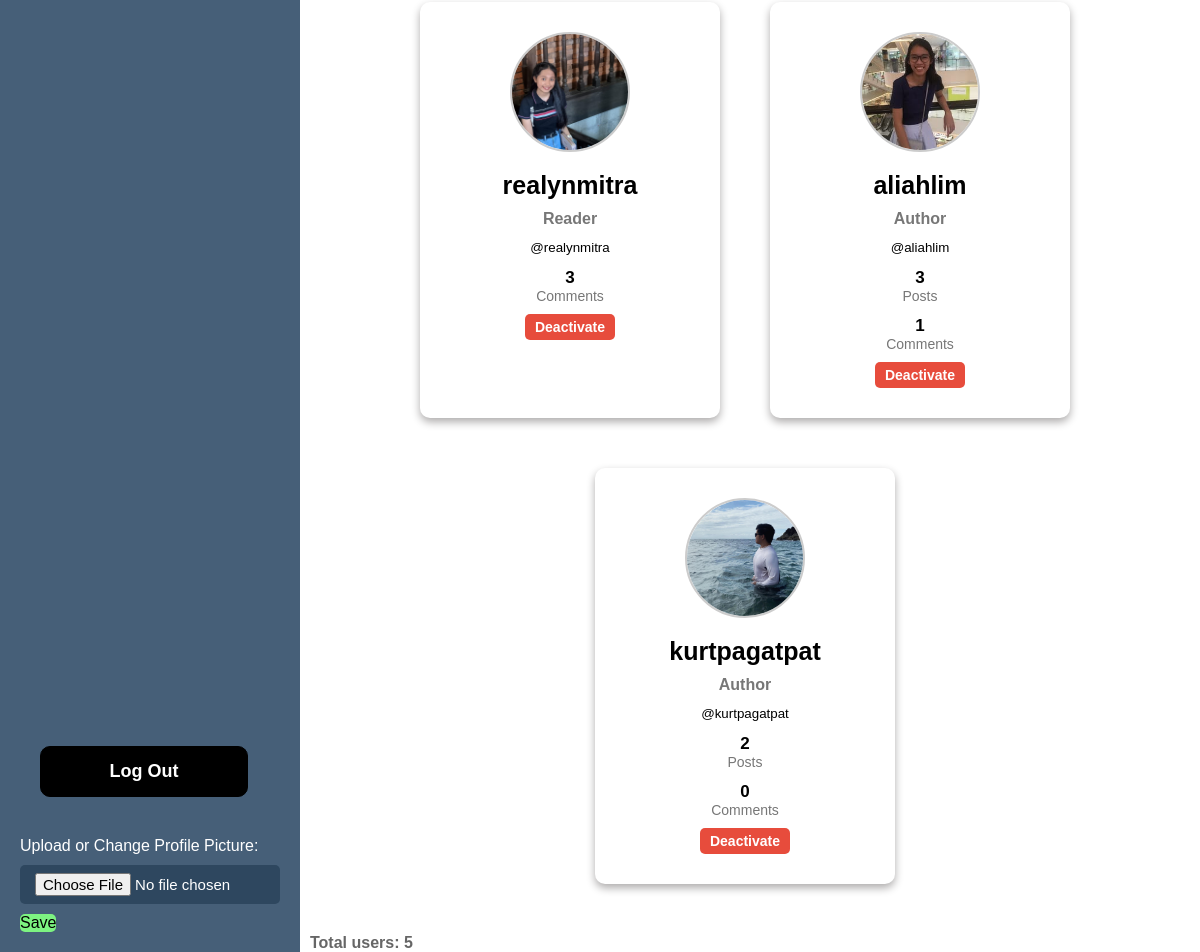
Before: /Admin/users.php (signed in, lower part) with the older database file.
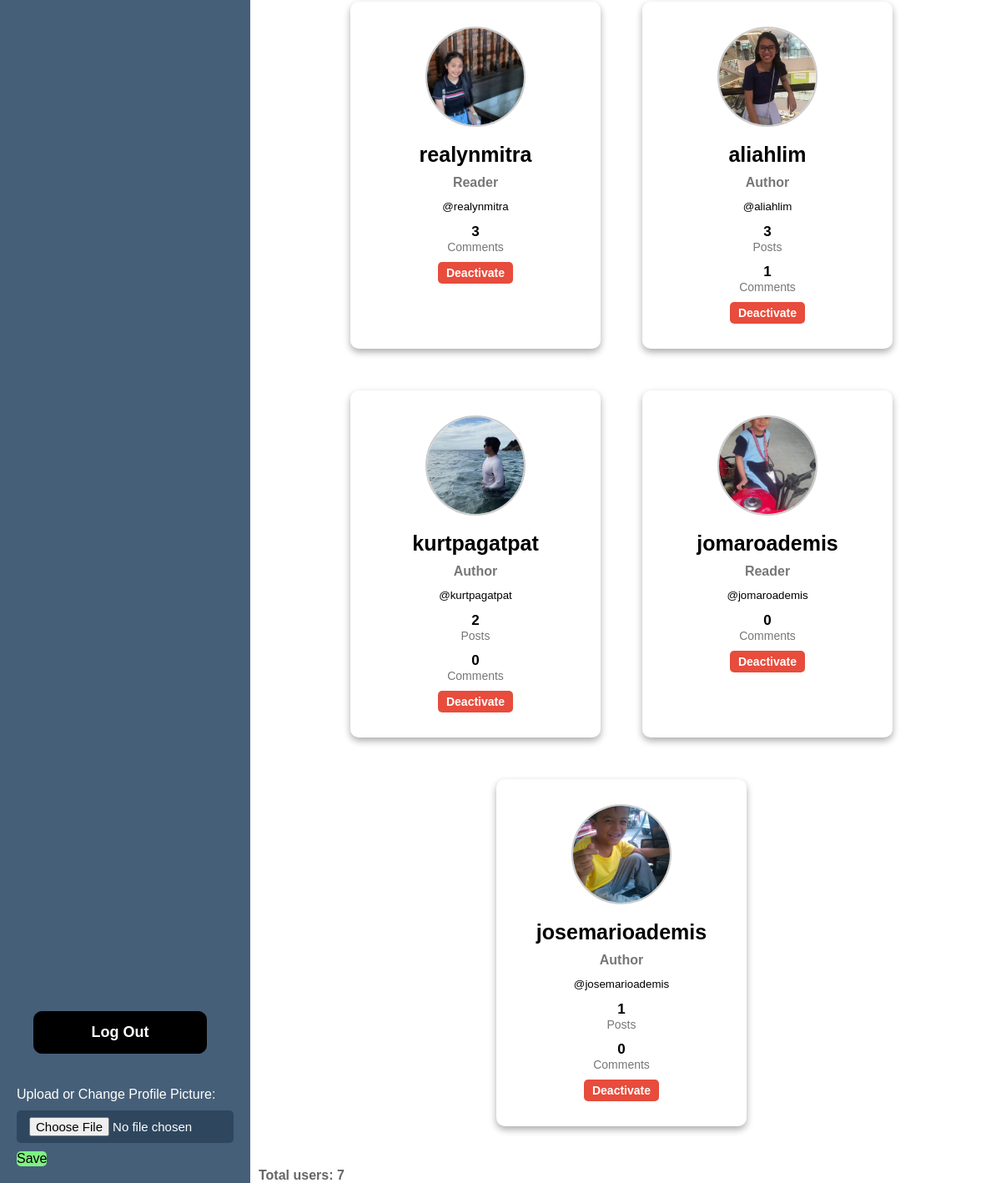
After: the same page with the newer database file.
### tables this page shows
CREATE TABLE `users` (
  `id` int(11) NOT NULL,
  `username` varchar(30) NOT NULL,
  `pass` varchar(255) NOT NULL,
  `email` varchar(100) NOT NULL,
  `created_at` datetime NOT NULL DEFAULT curtime(),
  `role` varchar(50) DEFAULT NULL,
  `display_name` varchar(100) DEFAULT NULL,
  `gender` enum('male','female','not-specified') DEFAULT NULL,
  `bio` text DEFAULT NULL,
  `profile_picture` varchar(255) DEFAULT NULL
);

### db.php (called while the page is built, shortened)
<?php
require('db.connect.php');
function users() {
    global $conn;
    $sql = "SELECT u.*,
                   (SELECT COUNT(*) FROM post WHERE users_id = u.id) AS post_count,
                   (SELECT COUNT(*) FROM comments WHERE users_id = u.id) AS comment_count
            FROM users u
            WHERE u.status = 'active'";
    $result = $conn->query($sql);
    return $result->fetch_all(MYSQLI_ASSOC);
}
function role($role) {
    $role = strtolower($role);
    return in_array($role, ['admin', 'author']) ? $role : 'reader';
}
?>

### Admin/users.php (the view, shortened to what this page needs)
<?php
include ('../db.connect.php');
include ('../db.php');
$users = users();
$users = array_filter($users, function($user) {
    return isset($user['role']) && ($user['role'] === 'author' || $user['role'] === 'reader');
});
?>
<!DOCTYPE html>
<html lang="en">
<head>
    <link rel="stylesheet" href="user.css">
</head>
<body>
    <?php include("header.php") ?>
    <div class="container">
        <div class="users">
            <?php if (empty($users)): ?>
                <div class="no-users">No users found in the database.</div>
            <?php else: ?>
                <?php foreach ($users as $user): ?>
                    <div class="box-user">
                        <div id="<?= role($user['role']) ?>">
                            <?php if (!empty($user['profile_picture'])): ?>
                                <img src="../profiles/<?php echo htmlspecialchars($user['profile_picture']); ?>" alt="Profile Picture">
                            <?php else: ?>
                                <img src="image/profile.png" alt="Default Profile">
                            <?php endif; ?>
                            <h3><?= htmlspecialchars($user['username']) ?></h3>
                            <h2 id="role"><?= htmlspecialchars(ucfirst($user['role'] ?? 'Reader')) ?></h2>
                            <div class="user-info">
                                <small>@<?= htmlspecialchars($user['username']) ?></small>
                            </div>
                            <?php if ($user['role'] !== 'reader' && $user['role']  !== 'admin'): ?>
                                <div class="count">
                                    <p class="value"><?= $user['post_count'] ?></p>
                                    <p class="label">Posts</p>
                                </div>
                            <?php endif; ?>
                            <?php if ($user['role'] !== 'admin'): ?>
                                <div class="count">
                                    <p class="value"><?= $user['comment_count'] ?></p>
                                    <p class="label">Comments</p>
                                </div>
                            <?php endif; ?>
                            <form method="POST" class="delete-form" onsubmit="return confirm('Change user status?');">
                                <button type="submit" name="toggle" class="user-toggle"
                                    style="background-color: <?= $user['deleted'] ? '#2ecc71' : '#e74c3c' ?>;">
                                    <?= $user['deleted'] ? 'Activate' : 'Deactivate' ?>
                                </button>
                        </form>
                        </div>
                    </div>
                <?php endforeach; ?>
            <?php endif; ?>
        </div>
        <?php if (!empty($users)): ?>
            <p class="total-users">
                Total users: <?= count($users) ?>
            </p>
        <?php endif; ?>
    </div>
</body>
</html>

Changed rows visible on the page:
added users: profile_picture (picture), username "jomaroademis", role "Reader", comment_count "0", deleted "Deactivate"
added users: profile_picture (picture), username "josemarioademis", role "Author", post_count "1", comment_count "0", deleted "Deactivate"
Other visible differences:
count($users): "5" → "7"
